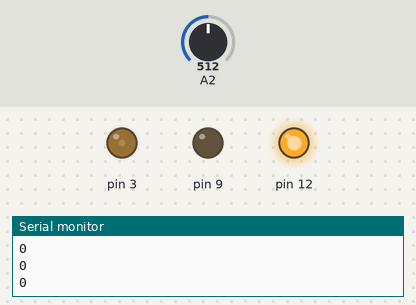
A sketch run on a simulated Arduino Uno, built with avr-gcc and run on an emulated ATmega328P. Parts: output pins drawn as LEDs (lit = HIGH), the last lines printed to the serial monitor. The test bench sets the inputs (shaded band); at power-on: A2 = 512.

Above: at 1.2 s.
1.3 s: A2 set to 0
At 1.8 s:
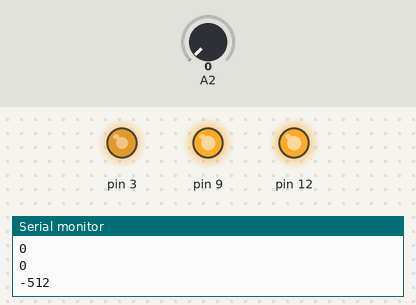
4.3 s: A2 set to 1014
5.8 s: A2 set to 1023
At 6.3 s:
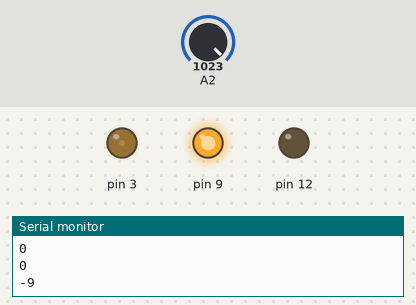
8.8 s: A2 set to 0
At 9.9 s:
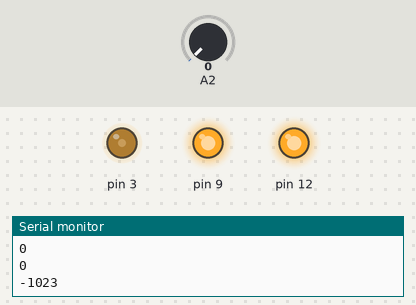
Timing chart, 0 to 12.3 s (numbered marks = the images above; inputs shaded):
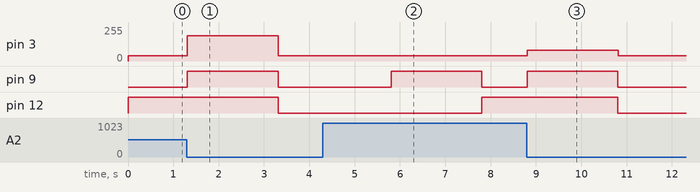

The sketch:

sample_motor_181024.ino
```cpp
#define SPEED 40
#define MAX_SPEED 255
#define MAX_LEN 1023.0
int vr;
void setup() {
  Serial.begin(9600);
  // モーターAの制御用ピン設定
  pinMode(12, OUTPUT); // 回転方向 (HIGH/LOW)
  pinMode(9, OUTPUT); // ブレーキ (HIGH/LOW)
  pinMode(3, OUTPUT); // A PWMによるスピード制御 (0-255)
  vr = analogRead(A2); //A2にボリューム部の2ピンを接続。1=5V,0=GND
}

void loop() {
  int last_vr = vr;
  vr = analogRead(A2); //A2にボリューム部の2ピンを接続。1=5V,0=GND

  // モーターA: 正転
  digitalWrite(12, HIGH);
  digitalWrite(9, LOW);

  while(vr > 0){ //一番端っこ(抵抗値がMAX)に行くまで正転
    last_vr = vr;
    vr = analogRead(A2);
    float speed = (MAX_SPEED-SPEED)*((float)(vr - last_vr)/MAX_LEN);
    analogWrite(3, speed+SPEED);
    Serial.println(vr - last_vr);
  }
  digitalWrite(9, HIGH); //端っこに行ったらブレーキ

  // 2秒間上記設定で回転
  delay(2000);

  // モーターA: 逆転
  digitalWrite(12, LOW);
  digitalWrite(9, LOW);

  while(vr <1023){ //一番端っこ(抵抗値が0側。電圧が高くなるほう)に行くまで逆転
    last_vr = vr;
    vr = analogRead(A2);
     float speed = (MAX_SPEED-SPEED)*((float)(last_vr - vr)/MAX_LEN);
    analogWrite(3, speed+SPEED);
    Serial.println(last_vr - vr);
  }
  digitalWrite(9, HIGH); //端っこに行ったらブレーキ

  // 2秒間上記設定で回転
  delay(2000);
}
```

Measured:
- the behaviour switches between 1022 and 1023 on A2 (found by bisection; images 1 and 2)
- after the input at 1.3 s, pin 3: 40/255 → 189/255 at once, → 40/255 2.0 s later; pin 9: LOW → HIGH at once, → LOW 2.0 s later; pin 12: HIGH → LOW after 2.0 s
- after the input at 5.8 s, pin 3: 40/255 → 38/255 at once, → 40/255 2.0 s later; pin 9: LOW → HIGH at once, → LOW 2.0 s later; pin 12: LOW → HIGH after 2.0 s
- after the input at 8.8 s, pin 3: 40/255 → 81/255 at once, → 40/255 2.0 s later; pin 9: LOW → HIGH at once, → LOW 2.0 s later; pin 12: HIGH → LOW after 2.0 s
